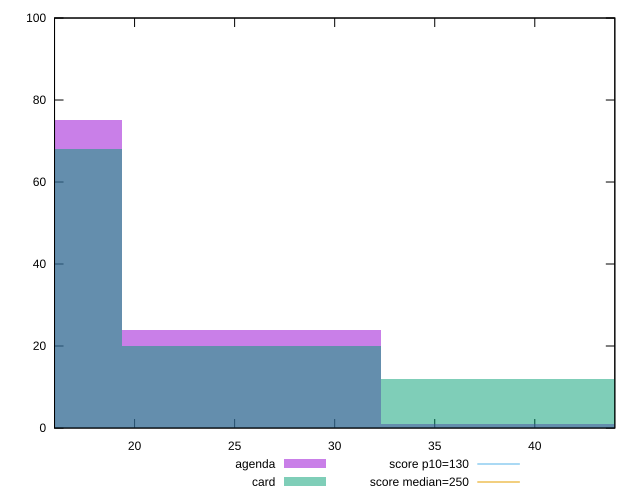

Write gnuplot code to recreate this figure.
reset

$agenda <<EOF
12.92961457454811 75
25.85922914909622 24
38.78884372364433 1
EOF

$card <<EOF
12.92961457454811 68
38.78884372364433 12
25.85922914909622 20
EOF

set key outside below
set boxwidth 12.92961457454811
set xrange [16:44]
set yrange [0:100]
set trange [0:100]
set style fill transparent solid 0.5 noborder

set parametric
set terminal svg size 640, 500 enhanced background rgb 'white'
set output "reports/report_00032_2021-02-25T10-28-15.087Z/max-potential-fid/comparison/histogram/1_vs_2.svg"

plot $agenda title "agenda" with boxes, \
     $card title "card" with boxes, \
     130,t title "score p10=130", \
     250,t title "score median=250"

reset
